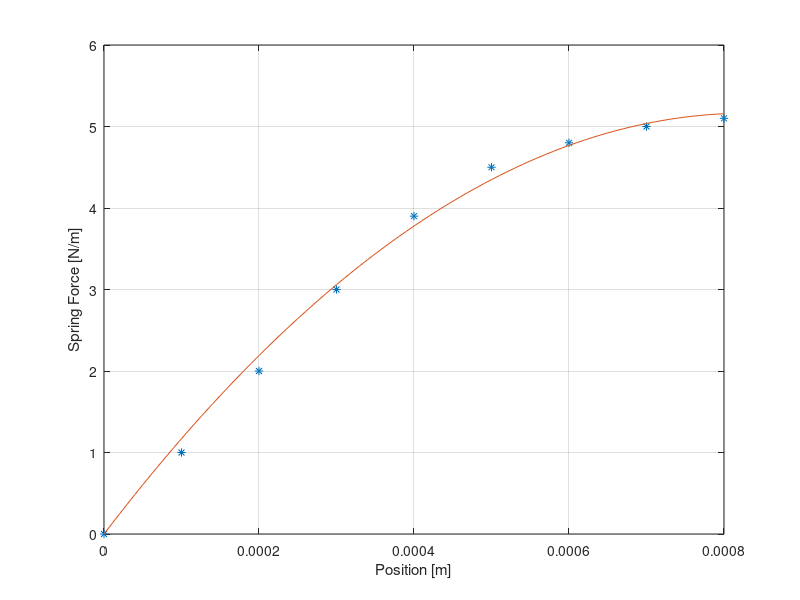

MATLAB code to generate this figure:
%Constrained Least Square Method
%Links to Simulek as a different spring, therefore a new m-file

Fs=[0 1 2 3 3.9 4.5 4.8 5 5.1]';
h=[0 1e-4 2e-4 3e-4 4e-4 5e-4 6e-4 7e-4 8e-4]';

X2=[h.^2 h]; %take ones away
Theta_c= inv(X2'*X2)*X2'*Fs;

hs=[0:1e-5:8e-4];
Fs_app=Theta_c(1)*hs.^2+Theta_c(2)*hs;  %No Theta_c(3)
%The above line with Theta(3)=0 
% constrained the first point to fit the line

plot(h,Fs,'*');
hold;
plot(hs,Fs_app);

grid;
xlabel('Position [m]');
ylabel('Spring Force [N/m]');
